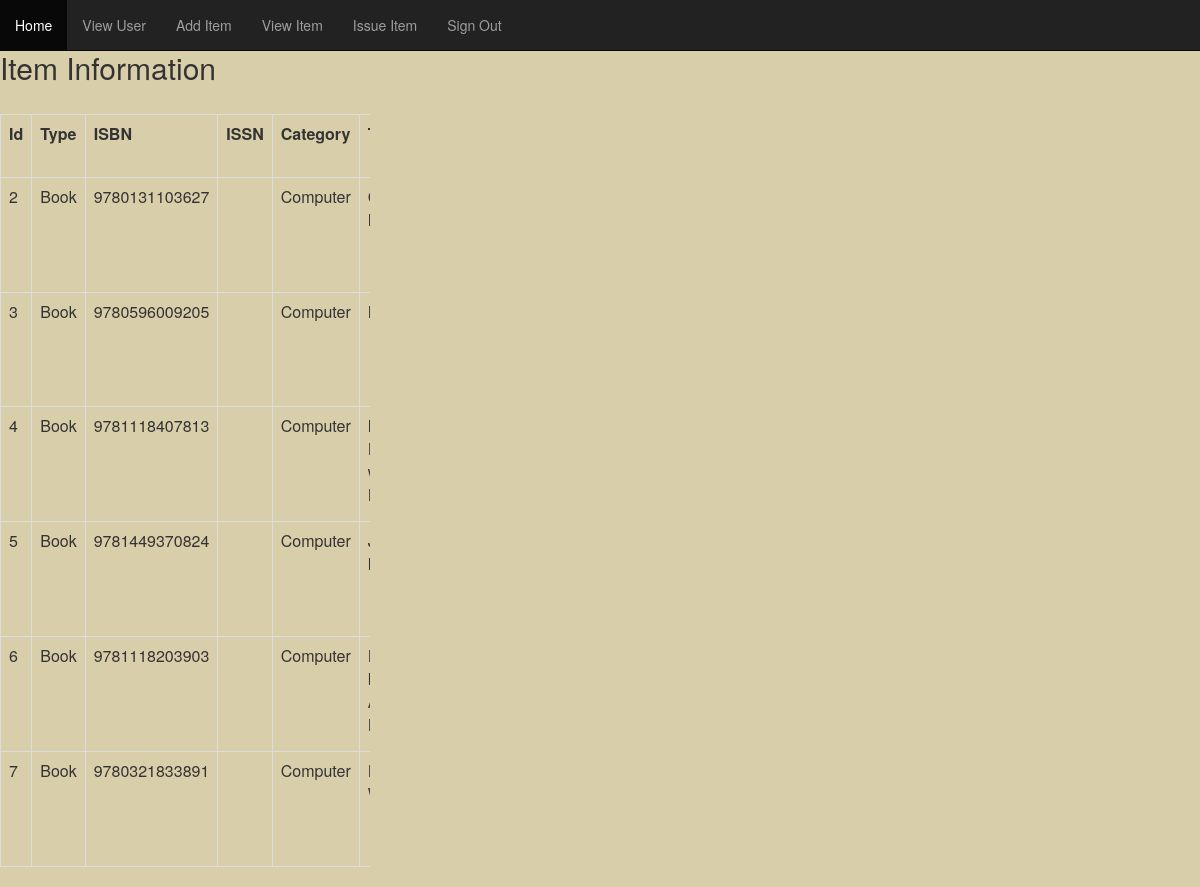
/viewItem.php, run on the app's committed database.
### tables this page shows
CREATE TABLE IF NOT EXISTS `item` (
  `id` int(11) NOT NULL AUTO_INCREMENT,
  `typeId` int(11) NOT NULL,
  `ISBN` varchar(13) DEFAULT NULL,
  `ISSN` varchar(10) DEFAULT NULL,
  `categoryId` int(11) NOT NULL,
  `title` varchar(100) NOT NULL,
  `author` varchar(50) NOT NULL,
  `publisher` varchar(50) NOT NULL,
  `pubDate` date NOT NULL,
  `copies` int(11) NOT NULL,
  `availabilityStatus` varchar(50) NOT NULL,
  `image` varchar(50) NOT NULL,
  PRIMARY KEY (`id`),
  UNIQUE KEY `isbn` (`ISBN`),
  UNIQUE KEY `ISSN` (`ISSN`),
  KEY `typeId` (`typeId`,`categoryId`),
  KEY `isbn_2` (`ISBN`),
  KEY `categoryId` (`categoryId`)
);

CREATE TABLE IF NOT EXISTS `item_type` (
  `id` int(11) NOT NULL AUTO_INCREMENT,
  `typeName` varchar(50) NOT NULL,
  PRIMARY KEY (`id`)
);

CREATE TABLE IF NOT EXISTS `item_category` (
  `id` int(11) NOT NULL AUTO_INCREMENT,
  `categoryName` varchar(50) NOT NULL,
  PRIMARY KEY (`id`)
);

### viewItem.php (the view, shortened to what this page needs)
<?php
include("adminHome.php");
	try
	{
	$result=mysql_query("SELECT * FROM item");
}
catch(mysqlException $e)
{
	{
	die("Data could not be read" . mysql_error());
	}
}
?>
<!DOCTYPE html
	PUBLIC "-//W3C//DTD XHTML 1.0 Strict//EN"
	"http://www.w3.org/TR/xhtml1/DTD/xhtml1-strict.dtd">
<html xmlns="http://www.w3.org/1999/xhtml" xml:lang="en" lang="en">
	<head>
<link href="styles/css/bootstrap.css" rel="stylesheet">
<link href="styles/css/bootstrap.min.css" rel="stylesheet">
<link href="styles/css/style.css" rel="stylesheet">
 </head>
<body>
	<div class="container">
	<div class="row">
	<div class='col-xs-12 col-sm-6 col-md-4'>
	<div class="table-responsive">
  	<h2>Item Information</h2>
	<table class="table table-condensed" id=usersTable>
	<table class="table table-bordered" id=usersTable
	summary="Table contains customer order information">
	<tr>
	<th>Id</th>
	<th>Type</th>
	<th>ISBN</th>
	<th>ISSN</th>
	<th>Category</th>
	<th>Title</th>
    </tr>
<?php
	while($row=mysql_fetch_array($result))
	{
		echo "<tr>";
	echo "<td div class='col-xs-1'>" .$row['id']. "</div></td>";
	echo "<td div class='col-xs-1'>";
?>
<?php
	$q="select typeName from item,item_type where (item_type.id=item.typeId) and item.id=".$row['id']."";
	$r=mysql_query($q) or die($q);
	$rw=mysql_fetch_array($r);
	echo $rw['typeName']."<br />";
	echo "</div></td>";
?>
<?php
	echo "<td div class='col-xs-1'>" .$row['ISBN']  ."</div></td>";
	echo "<td div class='col-xs-1'>" .$row['ISSN']  ."</div></td>";
	echo "<td div class='col-xs-1'>";
	?>
	<?php
	$s="select categoryName from item_category,item where (item_category.id=item.categoryId) and item.id=".$row['id']."";
	$r=mysql_query($s) or die($s);
	$rw=mysql_fetch_array($r);
	echo $rw['categoryName']."<br />";
	echo "</div></td>";
echo "<td div class='col-xs-1'>" .$row['title']  ."</div></td>";
echo "</tr>";
}
?>

### adminHome.php (shortened to what this page needs)
<html>
<head>
<link href="styles/css/bootstrap.css" rel="stylesheet">
<link href="styles/css/bootstrap.min.css" rel="stylesheet">
<link href="styles/css/style.css" rel="stylesheet">
</head>
<body>
    <div class="container">
<div class="row">
    <div class="col-xs-12 col-sm-12 col-md-12">
    <nav role="navigation" class="navbar navbar-inverse navbar-fixed-top">
        <div id="navbarCollapse" class="collapse navbar-collapse">
            <ul class="nav navbar-nav">
                <li class="active"><a href="adminHome.php">Home</a></li>
                <li><a href="viewUser.php">View User</a></li>
                <li><a href="addItem.php">Add Item</a></li>
                <li><a href="viewItem.php">View Item</a></li>
                <li><a href="issueItem.php">Issue Item</a></li>
                <li><a href="signOut.php">Sign Out</a></li>
                </ul>
</div>
</div>
</div>
</div>
</body>
</html>

### styles/css/style.css (style rules this page uses)
body { background: #D8CEAA; }
.container { margin:0; padding:0; }

### viewItem.php (style rules this page uses)
h2 { margin-top:50px; }

### data on the page
item: id "2", typeId.typeName "Book", ISBN "9780131103627", categoryId.categoryName "Computer"
item: id "3", typeId.typeName "Book", ISBN "9780596009205", categoryId.categoryName "Computer"
item: id "4", typeId.typeName "Book", ISBN "9781118407813", categoryId.categoryName "Computer"
item: id "5", typeId.typeName "Book", ISBN "9781449370824", categoryId.categoryName "Computer"
item: id "6", typeId.typeName "Book", ISBN "9781118203903", categoryId.categoryName "Computer"
item: id "7", typeId.typeName "Book", ISBN "9780321833891", categoryId.categoryName "Computer"
